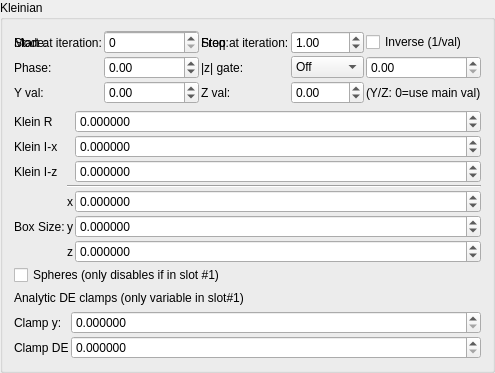
    <widget class="QGroupBox" name="groupBox_6">
     <property name="title">
      <string>Kleinian</string>
     </property>
     <layout class="QVBoxLayout" name="verticalLayout_11">
      <item>
       <layout class="QGridLayout" name="gridLayout_65">
        <property name="spacing">
         <number>2</number>
        </property>
        <item row="1" column="3">
         <widget class="MySpinBox" name="spinboxInt_transf_stop_iterations_F">
          <property name="sizePolicy">
           <sizepolicy hsizetype="Minimum" vsizetype="Maximum">
            <horstretch>0</horstretch>
            <verstretch>0</verstretch>
           </sizepolicy>
          </property>
          <property name="maximum">
           <number>999</number>
          </property>
         </widget>
        </item>
      <item row="1" column="0">
       <widget class="QLabel"><property name="text"><string>Mode:</string></property></widget>
      </item>
      <item row="1" column="1">
       <widget class="MyComboBox" name="comboBox_transf_multiplier_value_mode_5">
        <item><property name="text"><string notr="true">Constant</string></property></item>
        <item><property name="text"><string notr="true">Sine</string></property></item>
        <item><property name="text"><string notr="true">Ramp</string></property></item>
        <item><property name="text"><string notr="true">Exponential</string></property></item>
        <item><property name="text"><string notr="true">Triangle</string></property></item>
        <item><property name="text"><string notr="true">Square</string></property></item>
        <item><property name="text"><string notr="true">Smoothstep</string></property></item>
        <item><property name="text"><string notr="true">Noise</string></property></item>
        <item><property name="text"><string notr="true">Ping-pong</string></property></item>
        <item><property name="text"><string notr="true">Stepped</string></property></item>
       </widget>
      </item>
      <item row="1" column="2">
       <widget class="QLabel"><property name="text"><string>Freq:</string></property></widget>
      </item>
      <item row="1" column="3">
       <widget class="MyDoubleSpinBox" name="spinbox_transf_multiplier_frequency_5">
        <property name="minimum"><double>0.01</double></property><property name="maximum"><double>100.0</double></property>
        <property name="singleStep"><double>0.1</double></property><property name="value"><double>1.0</double></property>
       </widget>
      </item>
      <item row="1" column="4" colspan="2">
       <widget class="MyCheckBox" name="checkBox_transf_multiplier_inverse_5">
        <property name="text"><string>Inverse (1/val)</string></property>
       </widget>
      </item>
      <item row="2" column="0">
       <widget class="QLabel"><property name="text"><string>Phase:</string></property></widget>
      </item>
      <item row="2" column="1">
       <widget class="MyDoubleSpinBox" name="spinbox_transf_multiplier_phase_5">
        <property name="minimum"><double>-10.0</double></property><property name="maximum"><double>10.0</double></property>
        <property name="singleStep"><double>0.1</double></property><property name="value"><double>0.0</double></property>
       </widget>
      </item>
      <item row="2" column="2">
       <widget class="QLabel"><property name="text"><string>|z| gate:</string></property></widget>
      </item>
      <item row="2" column="3">
       <widget class="MyComboBox" name="comboBox_transf_multiplier_threshold_mode_5">
        <item><property name="text"><string notr="true">Off</string></property></item>
        <item><property name="text"><string notr="true">&gt; thresh</string></property></item>
        <item><property name="text"><string notr="true">&lt; thresh</string></property></item>
       </widget>
      </item>
      <item row="2" column="4" colspan="2">
       <widget class="MyDoubleSpinBox" name="spinbox_transf_multiplier_threshold_5">
        <property name="minimum"><double>0.0</double></property><property name="maximum"><double>1000.0</double></property>
        <property name="singleStep"><double>0.1</double></property><property name="value"><double>0.0</double></property>
       </widget>
      </item>
      <item row="3" column="0">
       <widget class="QLabel"><property name="text"><string>Y val:</string></property></widget>
      </item>
      <item row="3" column="1">
       <widget class="MyDoubleSpinBox" name="spinbox_transf_multiplier_scale_y_5">
        <property name="minimum"><double>-100.0</double></property><property name="maximum"><double>100.0</double></property>
        <property name="singleStep"><double>0.01</double></property><property name="value"><double>0.0</double></property>
       </widget>
      </item>
      <item row="3" column="2">
       <widget class="QLabel"><property name="text"><string>Z val:</string></property></widget>
      </item>
      <item row="3" column="3">
       <widget class="MyDoubleSpinBox" name="spinbox_transf_multiplier_scale_z_5">
        <property name="minimum"><double>-100.0</double></property><property name="maximum"><double>100.0</double></property>
        <property name="singleStep"><double>0.01</double></property><property name="value"><double>0.0</double></property>
       </widget>
      </item>
      <item row="3" column="4" colspan="2">
       <widget class="QLabel"><property name="text"><string notr="true">(Y/Z: 0=use main val)</string></property></widget>
      </item>
        <item row="1" column="1">
         <widget class="MySpinBox" name="spinboxInt_transf_start_iterations_F">
          <property name="sizePolicy">
           <sizepolicy hsizetype="Minimum" vsizetype="Maximum">
            <horstretch>0</horstretch>
            <verstretch>0</verstretch>
           </sizepolicy>
          </property>
          <property name="maximum">
           <number>999</number>
          </property>
         </widget>
        </item>
        <item row="1" column="0">
         <widget class="QLabel" name="label_254">
          <property name="text">
           <string>Start at iteration:</string>
          </property>
         </widget>
        </item>
        <item row="1" column="2">
         <widget class="QLabel" name="label_255">
          <property name="text">
           <string>Stop at iteration:</string>
          </property>
         </widget>
        </item>
       </layout>
      </item>
      <item>
       <layout class="QGridLayout" name="gridLayout_71" columnstretch="0,0,1">
        <property name="spacing">
         <number>2</number>
        </property>
        <item row="1" column="0">
         <widget class="QLabel" name="label_257">
          <property name="font">
           <font>
            <weight>50</weight>
            <bold>false</bold>
           </font>
          </property>
          <property name="text">
           <string>Klein R</string>
          </property>
         </widget>
        </item>
        <item row="6" column="1">
         <widget class="QLabel" name="label_123">
          <property name="font">
           <font>
            <weight>50</weight>
            <bold>false</bold>
           </font>
          </property>
          <property name="text">
           <string notr="true">y</string>
          </property>
          <property name="alignment">
           <set>Qt::AlignRight|Qt::AlignTrailing|Qt::AlignVCenter</set>
          </property>
         </widget>
        </item>
        <item row="6" column="0">
         <widget class="QLabel" name="label_266">
          <property name="font">
           <font>
            <weight>50</weight>
            <bold>false</bold>
           </font>
          </property>
          <property name="text">
           <string>Box Size:</string>
          </property>
         </widget>
        </item>
        <item row="7" column="1">
         <widget class="QLabel" name="label_146">
          <property name="sizePolicy">
           <sizepolicy hsizetype="Preferred" vsizetype="Preferred">
            <horstretch>0</horstretch>
            <verstretch>0</verstretch>
           </sizepolicy>
          </property>
          <property name="font">
           <font>
            <weight>50</weight>
            <bold>false</bold>
           </font>
          </property>
          <property name="text">
           <string notr="true">z</string>
          </property>
          <property name="alignment">
           <set>Qt::AlignRight|Qt::AlignTrailing|Qt::AlignVCenter</set>
          </property>
         </widget>
        </item>
        <item row="5" column="1">
         <widget class="QLabel" name="label_124">
          <property name="font">
           <font>
            <weight>50</weight>
            <bold>false</bold>
           </font>
          </property>
          <property name="text">
           <string notr="true">x</string>
          </property>
          <property name="alignment">
           <set>Qt::AlignRight|Qt::AlignTrailing|Qt::AlignVCenter</set>
          </property>
         </widget>
        </item>
        <item row="5" column="2">
         <widget class="MyDoubleSpinBox" name="spinbox3_transf_offset_111_x">
          <property name="sizePolicy">
           <sizepolicy hsizetype="Minimum" vsizetype="Maximum">
            <horstretch>0</horstretch>
            <verstretch>0</verstretch>
           </sizepolicy>
          </property>
          <property name="font">
           <font>
            <weight>50</weight>
            <bold>false</bold>
           </font>
          </property>
          <property name="prefix">
           <string/>
          </property>
          <property name="suffix">
           <string/>
          </property>
          <property name="decimals">
           <number>6</number>
          </property>
          <property name="minimum">
           <double>-99.989999999999995</double>
          </property>
          <property name="maximum">
           <double>99.989999999999995</double>
          </property>
          <property name="singleStep">
           <double>0.100000000000000</double>
          </property>
         </widget>
        </item>
        <item row="1" column="2">
         <widget class="MyDoubleSpinBox" name="spinbox_transf_folding_value">
          <property name="sizePolicy">
           <sizepolicy hsizetype="Minimum" vsizetype="Maximum">
            <horstretch>0</horstretch>
            <verstretch>0</verstretch>
           </sizepolicy>
          </property>
          <property name="font">
           <font>
            <weight>50</weight>
            <bold>false</bold>
           </font>
          </property>
          <property name="prefix">
           <string/>
          </property>
          <property name="suffix">
           <string/>
          </property>
          <property name="decimals">
           <number>6</number>
          </property>
          <property name="minimum">
           <double>-99.989999999999995</double>
          </property>
          <property name="maximum">
           <double>99.989999999999995</double>
          </property>
          <property name="singleStep">
           <double>0.010000000000000</double>
          </property>
         </widget>
        </item>
        <item row="2" column="0">
         <widget class="QLabel" name="label_265">
          <property name="font">
           <font>
            <weight>50</weight>
            <bold>false</bold>
           </font>
          </property>
          <property name="text">
           <string>Klein I-x</string>
          </property>
         </widget>
        </item>
        <item row="3" column="2">
         <widget class="MyDoubleSpinBox" name="spinbox_transf_offsetA_0">
          <property name="sizePolicy">
           <sizepolicy hsizetype="Minimum" vsizetype="Maximum">
            <horstretch>0</horstretch>
            <verstretch>0</verstretch>
           </sizepolicy>
          </property>
          <property name="font">
           <font>
            <weight>50</weight>
            <bold>false</bold>
           </font>
          </property>
          <property name="prefix">
           <string/>
          </property>
          <property name="suffix">
           <string/>
          </property>
          <property name="decimals">
           <number>6</number>
          </property>
          <property name="minimum">
           <double>-99.989999999999995</double>
          </property>
          <property name="maximum">
           <double>99.989999999999995</double>
          </property>
          <property name="singleStep">
           <double>0.010000000000000</double>
          </property>
         </widget>
        </item>
        <item row="6" column="2">
         <widget class="MyDoubleSpinBox" name="spinbox3_transf_offset_111_y">
          <property name="sizePolicy">
           <sizepolicy hsizetype="Minimum" vsizetype="Maximum">
            <horstretch>0</horstretch>
            <verstretch>0</verstretch>
           </sizepolicy>
          </property>
          <property name="font">
           <font>
            <weight>50</weight>
            <bold>false</bold>
           </font>
          </property>
          <property name="prefix">
           <string/>
          </property>
          <property name="suffix">
           <string/>
          </property>
          <property name="decimals">
           <number>6</number>
          </property>
          <property name="minimum">
           <double>-99.989999999999995</double>
          </property>
          <property name="maximum">
           <double>99.989999999999995</double>
          </property>
          <property name="singleStep">
           <double>0.100000000000000</double>
          </property>
         </widget>
        </item>
        <item row="3" column="0">
         <widget class="QLabel" name="label_269">
          <property name="font">
           <font>
            <weight>50</weight>
            <bold>false</bold>
           </font>
          </property>
          <property name="text">
           <string>Klein I-z</string>
          </property>
         </widget>
        </item>
        <item row="4" column="1" colspan="2">
         <widget class="Line" name="line_7">
          <property name="orientation">
           <enum>Qt::Horizontal</enum>
          </property>
         </widget>
        </item>
        <item row="2" column="2">
         <widget class="MyDoubleSpinBox" name="spinbox_transf_offset">
          <property name="sizePolicy">
           <sizepolicy hsizetype="Minimum" vsizetype="Maximum">
            <horstretch>0</horstretch>
            <verstretch>0</verstretch>
           </sizepolicy>
          </property>
          <property name="font">
           <font>
            <weight>50</weight>
            <bold>false</bold>
           </font>
          </property>
          <property name="prefix">
           <string/>
          </property>
          <property name="suffix">
           <string/>
          </property>
          <property name="decimals">
           <number>6</number>
          </property>
          <property name="minimum">
           <double>-99.989999999999995</double>
          </property>
          <property name="maximum">
           <double>99.989999999999995</double>
          </property>
          <property name="singleStep">
           <double>0.010000000000000</double>
          </property>
         </widget>
        </item>
        <item row="7" column="2">
         <widget class="MyDoubleSpinBox" name="spinbox3_transf_offset_111_z">
          <property name="sizePolicy">
           <sizepolicy hsizetype="Minimum" vsizetype="Maximum">
            <horstretch>0</horstretch>
            <verstretch>0</verstretch>
           </sizepolicy>
          </property>
          <property name="font">
           <font>
            <weight>50</weight>
            <bold>false</bold>
           </font>
          </property>
          <property name="prefix">
           <string/>
          </property>
          <property name="suffix">
           <string/>
          </property>
          <property name="decimals">
           <number>6</number>
          </property>
          <property name="minimum">
           <double>-99.989999999999995</double>
          </property>
          <property name="maximum">
           <double>99.989999999999995</double>
          </property>
          <property name="singleStep">
           <double>0.100000000000000</double>
          </property>
         </widget>
        </item>
        <item row="9" column="0" colspan="3">
         <widget class="MyCheckBox" name="checkBox_transf_spheres_enabled">
          <property name="text">
           <string>Spheres (only disables if in slot #1)</string>
          </property>
         </widget>
        </item>
       </layout>
      </item>
      <item>
       <widget class="QLabel" name="label_271">
        <property name="font">
         <font>
          <weight>50</weight>
          <bold>false</bold>
         </font>
        </property>
        <property name="text">
         <string>Analytic DE clamps (only variable in slot#1)</string>
        </property>
       </widget>
      </item>
      <item>
       <layout class="QGridLayout" name="gridLayout_83" columnstretch="0,1">
        <property name="spacing">
         <number>2</number>
        </property>
        <item row="2" column="1">
         <widget class="MyDoubleSpinBox" name="spinbox_analyticDE_tweak_005">
          <property name="sizePolicy">
           <sizepolicy hsizetype="Minimum" vsizetype="Maximum">
            <horstretch>0</horstretch>
            <verstretch>0</verstretch>
           </sizepolicy>
          </property>
          <property name="toolTip">
           <string>&lt;html&gt;&lt;head/&gt;&lt;body&gt;&lt;p&gt;Clamps are only variable in slot#1,&lt;/p&gt;&lt;p&gt;in other slots they are set to default&lt;/p&gt;&lt;/body&gt;&lt;/html&gt;</string>
          </property>
          <property name="prefix">
           <string/>
          </property>
          <property name="suffix">
           <string/>
          </property>
          <property name="decimals">
           <number>6</number>
          </property>
          <property name="minimum">
           <double>0.000000000000000</double>
          </property>
          <property name="maximum">
           <double>99.989999999999995</double>
          </property>
          <property name="singleStep">
           <double>0.100000000000000</double>
          </property>
         </widget>
        </item>
        <item row="3" column="1">
         <widget class="MyDoubleSpinBox" name="spinbox_analyticDE_offset_1">
          <property name="sizePolicy">
           <sizepolicy hsizetype="Minimum" vsizetype="Maximum">
            <horstretch>0</horstretch>
            <verstretch>0</verstretch>
           </sizepolicy>
          </property>
          <property name="toolTip">
           <string>&lt;html&gt;&lt;head/&gt;&lt;body&gt;&lt;p&gt;Clamps are only variable in slot#1,&lt;/p&gt;&lt;p&gt;in other slots they are set to default&lt;/p&gt;&lt;/body&gt;&lt;/html&gt;</string>
          </property>
          <property name="prefix">
           <string/>
          </property>
          <property name="suffix">
           <string/>
          </property>
          <property name="decimals">
           <number>6</number>
          </property>
          <property name="minimum">
           <double>0.000000000000000</double>
          </property>
          <property name="maximum">
           <double>99.989999999999995</double>
          </property>
          <property name="singleStep">
           <double>0.100000000000000</double>
          </property>
         </widget>
        </item>
        <item row="2" column="0">
         <widget class="QLabel" name="label_256">
          <property name="text">
           <string>Clamp y:</string>
          </property>
         </widget>
        </item>
        <item row="3" column="0">
         <widget class="QLabel" name="label_258">
          <property name="text">
           <string>Clamp DE</string>
          </property>
         </widget>
        </item>
       </layout>
      </item>
     </layout>
    </widget>
